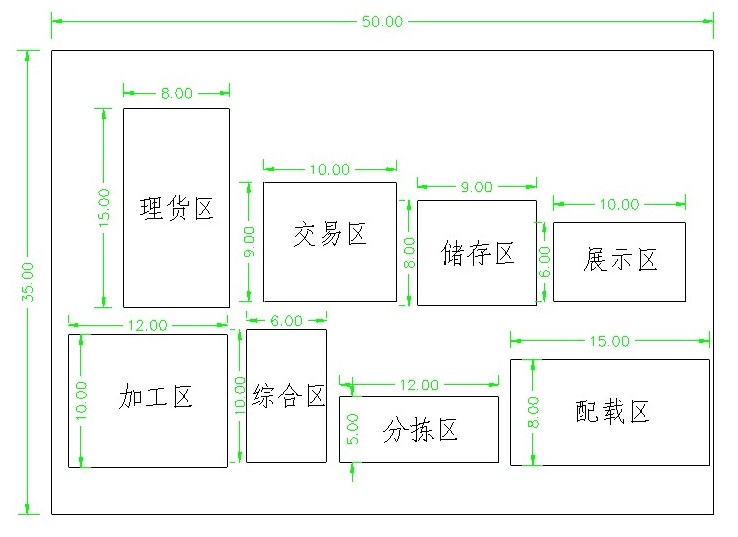
#> input picture pic.jpg, 738 x 537 px
$ python sign.py
#> lines starting #> are read from the running program, lines starting #| are printed output that depends on the picture; after the words box and inside, x2 and y2 are one past the last pixel; in counts of white or black regions, pixels touching at a corner belong together
import numpy as np
import cv2 as cv


def draw_rec(image, width, height, label, number):
    (H, W) = image.shape[:2]
    rec = (H, W)
    COLORS = np.random.randint(0, 255, size=2, dtype="uint8")
    color = [int(c) for c in COLORS]

    (w, h) = (width, height)
    (x, y) = (int((rec[1] - width) / 2), int((rec[0] - height) / 2))

    cv.rectangle(img=image, pt1=(x, y), pt2=(x + w, y + h), color=color[0], thickness=2)

    text = "{}:{:.3f}".format(label, number)
    cv.putText(image, text, (x, y - 5), cv.FONT_HERSHEY_COMPLEX, fontScale=0.5, color=color[1], thickness=1)


if __name__ == '__main__':
    imagePath = "./pic.jpg"
    image = cv.imread(imagePath)
#> image is the input picture: shape (537, 738, 3); mean B, G, R 245.9, 248.3, 246

    # 画矩形
    width = 250
    height = 80
    draw_rec(image, width, height, "zhangphil@csdn", 2019)

    width = 250
    height = 80
    draw_rec(image, width, height, "zhangphil@csdn", 2019)

    width = 250
    height = 80
    draw_rec(image, width, height, "zhangphil@csdn", 2019)
#> in draw_rec (call 3), `cv.putText(image, text, (x, y - 5), cv.FONT_HERSHEY_COMPLEX, fontScale..`: image: shape (537, 738, 3); mean B, G, R 245.2, 246.6, 244.3

    width = 250
    height = 80
    draw_rec(image, width, height, "zhangphil@csdn", 2019)
#> in draw_rec (call 4), `cv.putText(image, text, (x, y - 5), cv.FONT_HERSHEY_COMPLEX, fontScale..`: image: shape (537, 738, 3); mean B, G, R 245.6, 246.6, 244.3

    width = 250
    height = 80
    draw_rec(image, width, height, "zhangphil@csdn", 2019)
#> in draw_rec (call 5), `cv.putText(image, text, (x, y - 5), cv.FONT_HERSHEY_COMPLEX, fontScale..`: image: shape (537, 738, 3); mean B, G, R 244.9, 246.6, 244.3

    width = 250
    height = 80
    draw_rec(image, width, height, "zhangphil@csdn", 2019)

    width = 250
    height = 80
    draw_rec(image, width, height, "zhangphil@csdn", 2019)
#> in draw_rec (call 7), `cv.putText(image, text, (x, y - 5), cv.FONT_HERSHEY_COMPLEX, fontScale..`: image: shape (537, 738, 3); mean B, G, R 245.5, 246.6, 244.3

    width = 250
    height = 80
    draw_rec(image, width, height, "zhangphil@csdn", 2019)
#> in draw_rec (call 8), `cv.rectangle(img=image, pt1=(x, y), pt2=(x + w, y + h), color=color[0]..`:
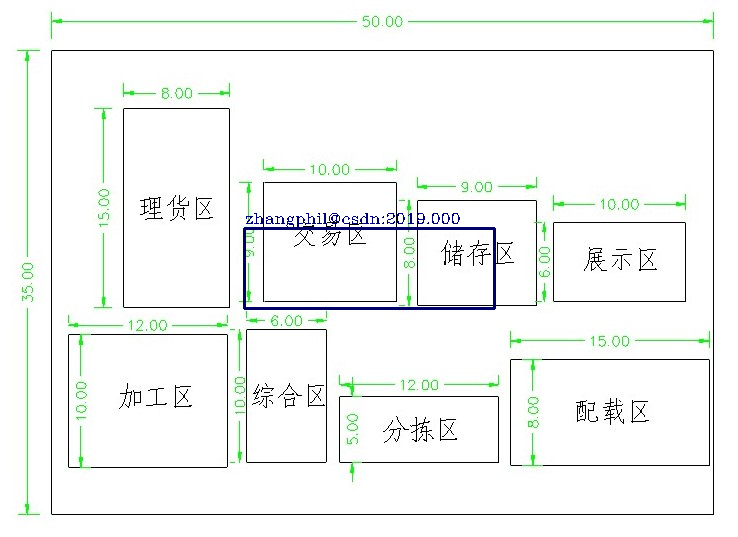
#> image: shape (537, 738, 3); mean B, G, R 245, 246.6, 244.3
#> in draw_rec (call 8), `cv.putText(image, text, (x, y - 5), cv.FONT_HERSHEY_COMPLEX, fontScale..`: image: shape (537, 738, 3); 0.18% of pixels changed, all inside (x1, y1, x2, y2) = (246, 213, 460, 228)

    cv.imshow("pic", image)
    cv.waitKey(0)
